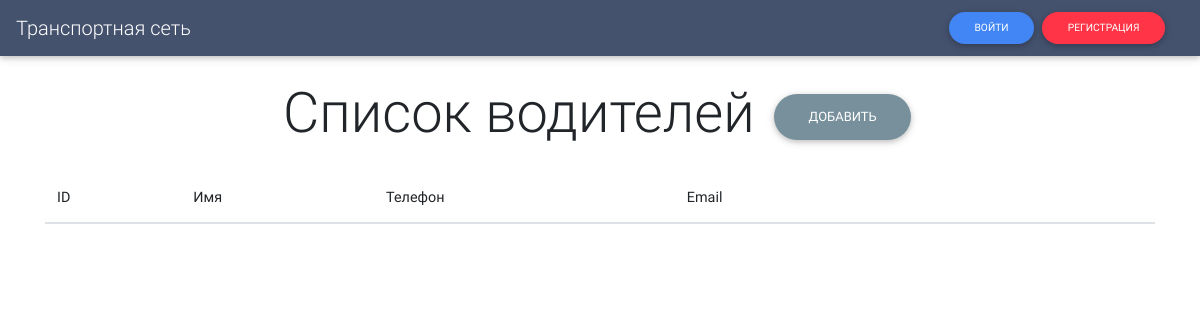
Before: /drivers/ with the older database file.
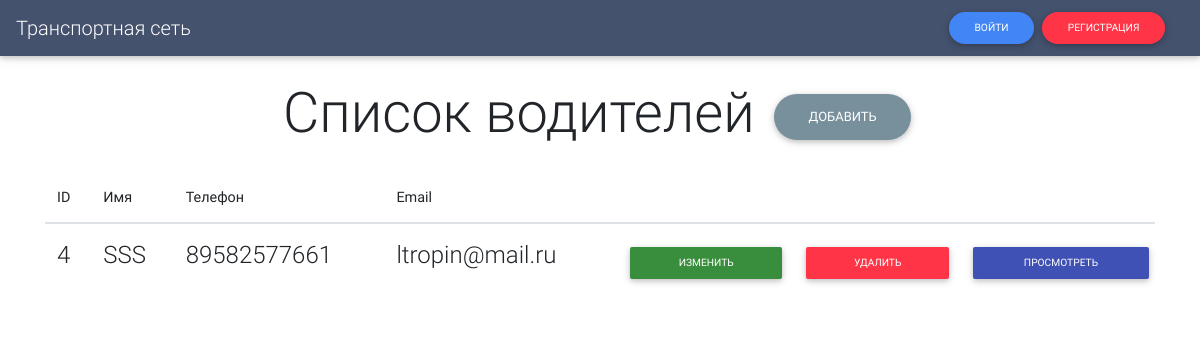
After: the same page with the newer database file.
### backend/models.py (models this page shows, shortened)
class Driver(models.Model):
    name = models.CharField(max_length=100)
    vehicle = models.ForeignKey(Vehicle, on_delete=models.CASCADE)
    birth_date = models.DateField()
    email = models.EmailField(max_length=100)
    phone = models.CharField(max_length=100)
    avatar = models.ImageField(default='avatars/none.png', upload_to='avatars', unique=True)

### backend/drivers_views.py (the view)
# urls.py: path('drivers/', drivers_views.list_drivers, name='list_drivers'),
def list_drivers(request):
    return render(request, 'drivers/list_drivers.html', context={'drivers': Driver.objects.all()})

### backend/templates/drivers/list_drivers.html (shortened to what this page needs)
{% extends "layouts/main_layout.html" %}
{% block content %}
<div class='container d-flex justify-content-center flex-column'>
    <div class='p-4 display-4 text-center'>
        Список водителей <a class="btn btn-rounded btn-blue-grey" href='{{ fullurl }}/drivers/add/'>Добавить </a>
    </div>
    <table class="table">
        <thead>
            <tr>
            <th scope="col">ID</th>
            <th scope="col">Имя</th>
            <th scope="col">Телефон</th>
            <th scope="col">Email</th>
            <th scope="col"></th>
            <th scope="col"></th>
            <th scope="col"></th>
            </tr>
        </thead>
        <tbody>
        {% for driver in drivers %}
        <tr>
            <th scope="row"><h4>{{ driver.id }}</h4></th>
            <td><h4>{{ driver.name }}</h4></td>
            <td><h4>{{ driver.phone }}</h4></td>
            <td><h4>{{ driver.email }}</h4></td>
            <td>
                <a href='{{ fullurl }}/drivers/edit/{{ driver.id }}/' >
                    <button class='btn btn btn-dark-green btn-sm w-100'>Изменить</button>
                </a>
            </td>
            <td>
                <form method='POST' action="{{ fullurl }}/drivers/del/{{ driver.id }}/">
                    <button type="submit" class='btn btn btn-danger btn-sm w-100' >Удалить</button>
                </form>
            </td>
            <td>
                <a href='{{ fullurl }}/drivers/detail/{{ driver.id  }}/' >
                    <button class='btn btn btn-indigo btn-sm w-100'>Просмотреть</button>
                </a>
            </td>
        </tr>
        {% endfor %}
        </tbody>
    </table>
</div>
{% endblock %}

Changed rows visible on the page:
added Driver: id "4", name "SSS", phone "89582577661", email "ltropin@mail.ru"
